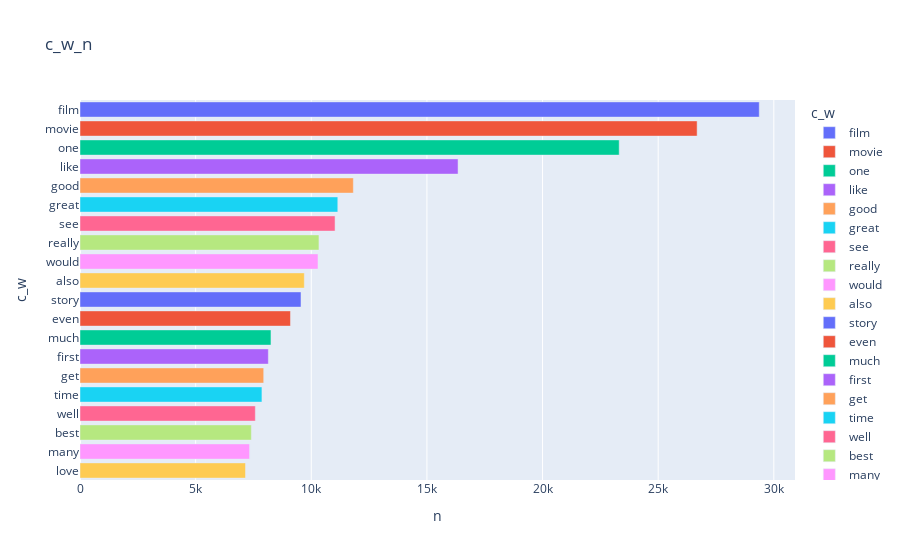

Source (notebook cell):
### Code cell
t_l_1_data = dict(N_그램_표현(t_l_1_s,20,1))
v_df_t_l_1_1 = pd.DataFrame(columns=['c_w','n'])
v_df_t_l_1_1['c_w'] = list(t_l_1_data.keys())
v_df_t_l_1_1['n'] = list(t_l_1_data.values())
fig = px.bar(v_df_t_l_1_1,x='n' ,y='c_w',orientation='h',title = 'c_w_n',color='c_w')
fig.show()

### Figure 1 — Plotly figure (JSON) as saved in the notebook; plotly's stock layout.template omitted (floating-point values rounded to 4 significant figures)
{"data": [{"alignmentgroup": "True", "hovertemplate": "c_w=%{y}<br>n=%{x}<extra></extra>", "legendgroup": "film", "marker": {"color": "#636efa", "pattern": {"shape": ""}}, "name": "film", "offsetgroup": "film", "orientation": "h", "showlegend": true, "textposition": "auto", "type": "bar", "x": [29369], "xaxis": "x", "y": ["film"], "yaxis": "y"}, {"alignmentgroup": "True", "hovertemplate": "c_w=%{y}<br>n=%{x}<extra></extra>", "legendgroup": "movie", "marker": {"color": "#EF553B", "pattern": {"shape": ""}}, "name": "movie", "offsetgroup": "movie", "orientation": "h", "showlegend": true, "textposition": "auto", "type": "bar", "x": [26683], "xaxis": "x", "y": ["movie"], "yaxis": "y"}, {"alignmentgroup": "True", "hovertemplate": "c_w=%{y}<br>n=%{x}<extra></extra>", "legendgroup": "one", "marker": {"color": "#00cc96", "pattern": {"shape": ""}}, "name": "one", "offsetgroup": "one", "orientation": "h", "showlegend": true, "textposition": "auto", "type": "bar", "x": [23313], "xaxis": "x", "y": ["one"], "yaxis": "y"}, {"alignmentgroup": "True", "hovertemplate": "c_w=%{y}<br>n=%{x}<extra></extra>", "legendgroup": "like", "marker": {"color": "#ab63fa", "pattern": {"shape": ""}}, "name": "like", "offsetgroup": "like", "orientation": "h", "showlegend": true, "textposition": "auto", "type": "bar", "x": [16346], "xaxis": "x", "y": ["like"], "yaxis": "y"}, {"alignmentgroup": "True", "hovertemplate": "c_w=%{y}<br>n=%{x}<extra></extra>", "legendgroup": "good", "marker": {"color": "#FFA15A", "pattern": {"shape": ""}}, "name": "good", "offsetgroup": "good", "orientation": "h", "showlegend": true, "textposition": "auto", "type": "bar", "x": [11819], "xaxis": "x", "y": ["good"], "yaxis": "y"}, {"alignmentgroup": "True", "hovertemplate": "c_w=%{y}<br>n=%{x}<extra></extra>", "legendgroup": "great", "marker": {"color": "#19d3f3", "pattern": {"shape": ""}}, "name": "great", "offsetgroup": "great", "orientation": "h", "showlegend": true, "textposition": "auto", "type": "bar", "x": [11146], "xaxis": "x", "y": ["great"], "yaxis": "y"}, {"alignmentgroup": "True", "hovertemplate": "c_w=%{y}<br>n=%{x}<extra></extra>", "legendgroup": "see", "marker": {"color": "#FF6692", "pattern": {"shape": ""}}, "name": "see", "offsetgroup": "see", "orientation": "h", "showlegend": true, "textposition": "auto", "type": "bar", "x": [11028], "xaxis": "x", "y": ["see"], "yaxis": "y"}, {"alignmentgroup": "True", "hovertemplate": "c_w=%{y}<br>n=%{x}<extra></extra>", "legendgroup": "really", "marker": {"color": "#B6E880", "pattern": {"shape": ""}}, "name": "really", "offsetgroup": "really", "orientation": "h", "showlegend": true, "textposition": "auto", "type": "bar", "x": [10332], "xaxis": "x", "y": ["really"], "yaxis": "y"}, {"alignmentgroup": "True", "hovertemplate": "c_w=%{y}<br>n=%{x}<extra></extra>", "legendgroup": "would", "marker": {"color": "#FF97FF", "pattern": {"shape": ""}}, "name": "would", "offsetgroup": "would", "orientation": "h", "showlegend": true, "textposition": "auto", "type": "bar", "x": [10291], "xaxis": "x", "y": ["would"], "yaxis": "y"}, {"alignmentgroup": "True", "hovertemplate": "c_w=%{y}<br>n=%{x}<extra></extra>", "legendgroup": "also", "marker": {"color": "#FECB52", "pattern": {"shape": ""}}, "name": "also", "offsetgroup": "also", "orientation": "h", "showlegend": true, "textposition": "auto", "type": "bar", "x": [9699], "xaxis": "x", "y": ["also"], "yaxis": "y"}, {"alignmentgroup": "True", "hovertemplate": "c_w=%{y}<br>n=%{x}<extra></extra>", "legendgroup": "story", "marker": {"color": "#636efa", "pattern": {"shape": ""}}, "name": "story", "offsetgroup": "story", "orientation": "h", "showlegend": true, "textposition": "auto", "type": "bar", "x": [9556], "xaxis": "x", "y": ["story"], "yaxis": "y"}, {"alignmentgroup": "True", "hovertemplate": "c_w=%{y}<br>n=%{x}<extra></extra>", "legendgroup": "even", "marker": {"color": "#EF553B", "pattern": {"shape": ""}}, "name": "even", "offsetgroup": "even", "orientation": "h", "showlegend": true, "textposition": "auto", "type": "bar", "x": [9100], "xaxis": "x", "y": ["even"], "yaxis": "y"}, {"alignmentgroup": "True", "hovertemplate": "c_w=%{y}<br>n=%{x}<extra></extra>", "legendgroup": "much", "marker": {"color": "#00cc96", "pattern": {"shape": ""}}, "name": "much", "offsetgroup": "much", "orientation": "h", "showlegend": true, "textposition": "auto", "type": "bar", "x": [8257], "xaxis": "x", "y": ["much"], "yaxis": "y"}, {"alignmentgroup": "True", "hovertemplate": "c_w=%{y}<br>n=%{x}<extra></extra>", "legendgroup": "first", "marker": {"color": "#ab63fa", "pattern": {"shape": ""}}, "name": "first", "offsetgroup": "first", "orientation": "h", "showlegend": true, "textposition": "auto", "type": "bar", "x": [8143], "xaxis": "x", "y": ["first"], "yaxis": "y"}, {"alignmentgroup": "True", "hovertemplate": "c_w=%{y}<br>n=%{x}<extra></extra>", "legendgroup": "get", "marker": {"color": "#FFA15A", "pattern": {"shape": ""}}, "name": "get", "offsetgroup": "get", "orientation": "h", "showlegend": true, "textposition": "auto", "type": "bar", "x": [7943], "xaxis": "x", "y": ["get"], "yaxis": "y"}, {"alignmentgroup": "True", "hovertemplate": "c_w=%{y}<br>n=%{x}<extra></extra>", "legendgroup": "time", "marker": {"color": "#19d3f3", "pattern": {"shape": ""}}, "name": "time", "offsetgroup": "time", "orientation": "h", "showlegend": true, "textposition": "auto", "type": "bar", "x": [7866], "xaxis": "x", "y": ["time"], "yaxis": "y"}, {"alignmentgroup": "True", "hovertemplate": "c_w=%{y}<br>n=%{x}<extra></extra>", "legendgroup": "well", "marker": {"color": "#FF6692", "pattern": {"shape": ""}}, "name": "well", "offsetgroup": "well", "orientation": "h", "showlegend": true, "textposition": "auto", "type": "bar", "x": [7581], "xaxis": "x", "y": ["well"], "yaxis": "y"}, {"alignmentgroup": "True", "hovertemplate": "c_w=%{y}<br>n=%{x}<extra></extra>", "legendgroup": "best", "marker": {"color": "#B6E880", "pattern": {"shape": ""}}, "name": "best", "offsetgroup": "best", "orientation": "h", "showlegend": true, "textposition": "auto", "type": "bar", "x": [7409], "xaxis": "x", "y": ["best"], "yaxis": "y"}, {"alignmentgroup": "True", "hovertemplate": "c_w=%{y}<br>n=%{x}<extra></extra>", "legendgroup": "many", "marker": {"color": "#FF97FF", "pattern": {"shape": ""}}, "name": "many", "offsetgroup": "many", "orientation": "h", "showlegend": true, "textposition": "auto", "type": "bar", "x": [7331], "xaxis": "x", "y": ["many"], "yaxis": "y"}, {"alignmentgroup": "True", "hovertemplate": "c_w=%{y}<br>n=%{x}<extra></extra>", "legendgroup": "love", "marker": {"color": "#FECB52", "pattern": {"shape": ""}}, "name": "love", "offsetgroup": "love", "orientation": "h", "showlegend": true, "textposition": "auto", "type": "bar", "x": [7156], "xaxis": "x", "y": ["love"], "yaxis": "y"}], "layout": {"barmode": "relative", "legend": {"title": {"text": "c_w"}, "tracegroupgap": 0}, "title": {"text": "c_w_n"}, "xaxis": {"anchor": "y", "domain": [0, 1], "title": {"text": "n"}}, "yaxis": {"anchor": "x", "categoryarray": ["love", "many", "best", "well", "time", "get", "first", "much", "even", "story", "also", "would", "really", "see", "great", "good", "like", "one", "movie", "film"], "categoryorder": "array", "domain": [0, 1], "title": {"text": "c_w"}}}}
